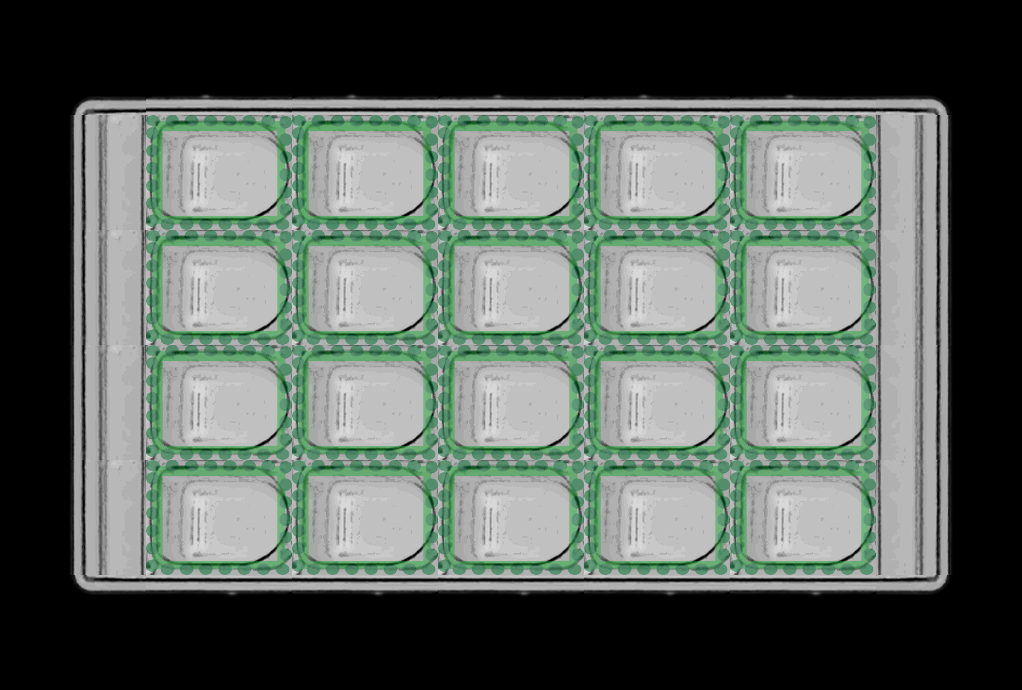

A 2D game scene composited from a Tiled map and its tileset images. What follows is a short description and the map's XML, with each tile layer's data collapsed to a summary:
An orthogonal 7x6 tile map with 146x115 px tiles, 41 tile layers (background, off-0-0, off-0-1, off-0-2, ...), 10 tilesets and 1 object (pointer).

<map version="1.0" orientation="orthogonal" renderorder="right-down" width="7" height="6" tilewidth="146" tileheight="115" nextobjectid="4">
 <tileset firstgid="1" name="off" tilewidth="146" tileheight="115">
  <image source="off.png" width="146" height="115" />
 </tileset>
 <tileset firstgid="2" name="on" tilewidth="146" tileheight="115">
  <image source="on.png" width="146" height="115" />
 </tileset>
 <tileset firstgid="3" name="side_1" tilewidth="146" tileheight="115">
  <image source="side_1.png" width="146" height="115" />
 </tileset>
 <tileset firstgid="4" name="side_2" tilewidth="146" tileheight="115">
  <image source="side_2.png" width="146" height="115" />
 </tileset>
 <tileset firstgid="5" name="side_3" tilewidth="146" tileheight="115">
  <image source="side_3.png" width="146" height="115" />
 </tileset>
 <tileset firstgid="6" name="side_4" tilewidth="146" tileheight="115">
  <image source="side_4.png" width="146" height="115" />
 </tileset>
 <tileset firstgid="7" name="side_5" tilewidth="146" tileheight="115">
  <image source="side_5.png" width="146" height="115" />
 </tileset>
 <tileset firstgid="8" name="side_6" tilewidth="146" tileheight="115">
  <image source="side_6.png" width="146" height="115" />
 </tileset>
 <tileset firstgid="9" name="side_7" tilewidth="146" tileheight="115">
  <image source="side_7.png" width="146" height="115" />
 </tileset>
 <tileset firstgid="10" name="side_8" tilewidth="146" tileheight="115">
  <image source="side_8.png" width="146" height="115" />
 </tileset>
 <layer name="background" width="7" height="6">
  <data>[42 cells, 22 non-empty, 8 distinct tile ids]</data>
 </layer>
 <layer name="off-0-0" width="7" height="6">
  <data>[42 cells, 1 non-empty, 1 distinct tile ids]</data>
 </layer>
 <layer name="off-0-1" width="7" height="6">
  <data>[42 cells, 1 non-empty, 1 distinct tile ids]</data>
 </layer>
 <layer name="off-0-2" width="7" height="6">
  <data>[42 cells, 1 non-empty, 1 distinct tile ids]</data>
 </layer>
 <layer name="off-0-3" width="7" height="6">
  <data>[42 cells, 1 non-empty, 1 distinct tile ids]</data>
 </layer>
 <layer name="off-0-4" width="7" height="6">
  <data>[42 cells, 1 non-empty, 1 distinct tile ids]</data>
 </layer>
 <layer name="off-1-0" width="7" height="6">
  <data>[42 cells, 1 non-empty, 1 distinct tile ids]</data>
 </layer>
 <layer name="off-1-1" width="7" height="6">
  <data>[42 cells, 1 non-empty, 1 distinct tile ids]</data>
 </layer>
 <layer name="off-1-2" width="7" height="6">
  <data>[42 cells, 1 non-empty, 1 distinct tile ids]</data>
 </layer>
 <layer name="off-1-3" width="7" height="6">
  <data>[42 cells, 1 non-empty, 1 distinct tile ids]</data>
 </layer>
 <layer name="off-1-4" width="7" height="6">
  <data>[42 cells, 1 non-empty, 1 distinct tile ids]</data>
 </layer>
 <layer name="off-2-0" width="7" height="6">
  <data>[42 cells, 1 non-empty, 1 distinct tile ids]</data>
 </layer>
 <layer name="off-2-1" width="7" height="6">
  <data>[42 cells, 1 non-empty, 1 distinct tile ids]</data>
 </layer>
 <layer name="off-2-2" width="7" height="6">
  <data>[42 cells, 1 non-empty, 1 distinct tile ids]</data>
 </layer>
 <layer name="off-2-3" width="7" height="6">
  <data>[42 cells, 1 non-empty, 1 distinct tile ids]</data>
 </layer>
 <layer name="off-2-4" width="7" height="6">
  <data>[42 cells, 1 non-empty, 1 distinct tile ids]</data>
 </layer>
 <layer name="off-3-0" width="7" height="6">
  <data>[42 cells, 1 non-empty, 1 distinct tile ids]</data>
 </layer>
 <layer name="off-3-1" width="7" height="6">
  <data>[42 cells, 1 non-empty, 1 distinct tile ids]</data>
 </layer>
 <layer name="off-3-2" width="7" height="6">
  <data>[42 cells, 1 non-empty, 1 distinct tile ids]</data>
 </layer>
 <layer name="off-3-3" width="7" height="6">
  <data>[42 cells, 1 non-empty, 1 distinct tile ids]</data>
 </layer>
 <layer name="off-3-4" width="7" height="6">
  <data>[42 cells, 1 non-empty, 1 distinct tile ids]</data>
 </layer>
 <layer name="on-0-0" width="7" height="6" opacity="0.51">
  <data>[42 cells, 1 non-empty, 1 distinct tile ids]</data>
 </layer>
 <layer name="on-0-1" width="7" height="6" opacity="0.54">
  <data>[42 cells, 1 non-empty, 1 distinct tile ids]</data>
 </layer>
 <layer name="on-0-2" width="7" height="6" opacity="0.51">
  <data>[42 cells, 1 non-empty, 1 distinct tile ids]</data>
 </layer>
 <layer name="on-0-3" width="7" height="6" opacity="0.5">
  <data>[42 cells, 1 non-empty, 1 distinct tile ids]</data>
 </layer>
 <layer name="on-0-4" width="7" height="6" opacity="0.5">
  <data>[42 cells, 1 non-empty, 1 distinct tile ids]</data>
 </layer>
 <layer name="on-1-0" width="7" height="6" opacity="0.5">
  <data>[42 cells, 1 non-empty, 1 distinct tile ids]</data>
 </layer>
 <layer name="on-1-1" width="7" height="6" opacity="0.5">
  <data>[42 cells, 1 non-empty, 1 distinct tile ids]</data>
 </layer>
 <layer name="on-1-2" width="7" height="6" opacity="0.5">
  <data>[42 cells, 1 non-empty, 1 distinct tile ids]</data>
 </layer>
 <layer name="on-1-3" width="7" height="6" opacity="0.5">
  <data>[42 cells, 1 non-empty, 1 distinct tile ids]</data>
 </layer>
 <layer name="on-1-4" width="7" height="6" opacity="0.5">
  <data>[42 cells, 1 non-empty, 1 distinct tile ids]</data>
 </layer>
 <layer name="on-2-0" width="7" height="6" opacity="0.5">
  <data>[42 cells, 1 non-empty, 1 distinct tile ids]</data>
 </layer>
 <layer name="on-2-1" width="7" height="6" opacity="0.5">
  <data>[42 cells, 1 non-empty, 1 distinct tile ids]</data>
 </layer>
 <layer name="on-2-2" width="7" height="6" opacity="0.5">
  <data>[42 cells, 1 non-empty, 1 distinct tile ids]</data>
 </layer>
 <layer name="on-2-3" width="7" height="6" opacity="0.5">
  <data>[42 cells, 1 non-empty, 1 distinct tile ids]</data>
 </layer>
 <layer name="on-2-4" width="7" height="6" opacity="0.5">
  <data>[42 cells, 1 non-empty, 1 distinct tile ids]</data>
 </layer>
 <layer name="on-3-0" width="7" height="6" opacity="0.5">
  <data>[42 cells, 1 non-empty, 1 distinct tile ids]</data>
 </layer>
 <layer name="on-3-1" width="7" height="6" opacity="0.5">
  <data>[42 cells, 1 non-empty, 1 distinct tile ids]</data>
 </layer>
 <layer name="on-3-2" width="7" height="6" opacity="0.5">
  <data>[42 cells, 1 non-empty, 1 distinct tile ids]</data>
 </layer>
 <layer name="on-3-3" width="7" height="6" opacity="0.5">
  <data>[42 cells, 1 non-empty, 1 distinct tile ids]</data>
 </layer>
 <layer name="on-3-4" width="7" height="6" opacity="0.5">
  <data>[42 cells, 1 non-empty, 1 distinct tile ids]</data>
 </layer>
 <objectgroup name="pointer">
  <object id="1" name="pointer" x="62.6667" y="53.3333">
   <ellipse />
  </object>
 </objectgroup>
</map>